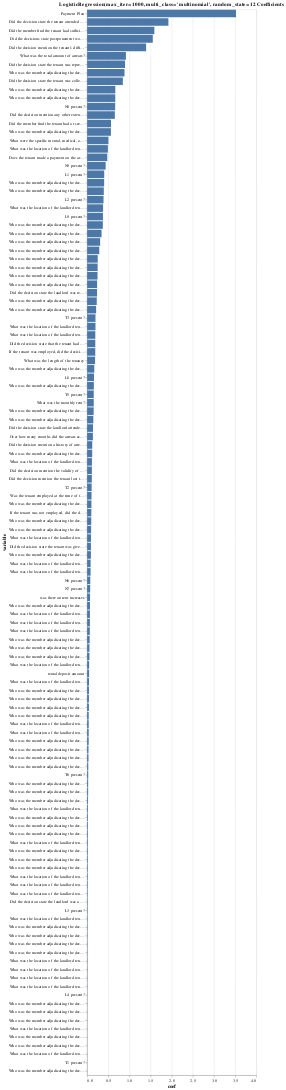

This figure's notebook cell:
### Code cell
alt.Chart(
    coefs,
    title=pipe_lr.named_steps['logisticregression'].__str__()[:-2] + " Coefficients",
).mark_bar().encode(y=alt.Y("variable", sort="-x"), x="coef")

### Figure 1 — Vega-Lite specification as saved in the notebook (floating-point values rounded to 4 significant figures)
{"config": {"view": {"continuousWidth": 400, "continuousHeight": 300}}, "data": {"name": "data-6815cef7fa11780106aa4530933baeb3"}, "mark": "bar", "encoding": {"x": {"field": "coef", "type": "quantitative"}, "y": {"field": "variable", "sort": "-x", "type": "nominal"}}, "title": "LogisticRegression(max_iter=1000, multi_class='multinomial', random_state=12 Coefficients", "$schema": "https://vega.github.io/schema/vega-lite/v4.17.0.json", "datasets": {"data-6815cef7fa11780106aa4530933baeb3": [{"variable": "Payment Plan", "coef": 3.52}, {"variable": "Did the decision state the tenant attended the hearing?", "coef": 1.921}, {"variable": "Did the member find the tenant had sufficient income to pay rent?", "coef": 1.589}, {"variable": "Did the decisions state postponement would result in the tenant accruing additional arrears?", "coef": 1.552}, {"variable": "Did the decision mention the tenant’s difficulty finding alternative housing for any reason e.g.physical limitations, reliance on social assistance, etc.?", "coef": 1.394}, {"variable": "What was the total amount of arrears?", "coef": 0.9169}, {"variable": "Did the decision state the tenant was represented?", "coef": 0.8959}, {"variable": "Who was the member adjudicating the decision?_Sonia Anwar-Ali", "coef": 0.8828}, {"variable": "Did the decision state the tenant was collecting a subsidy?", "coef": 0.8443}, {"variable": "Who was the member adjudicating the decision?_Jim McMaster", "coef": 0.6661}, {"variable": "Who was the member adjudicating the decision?_Nancy Henderson", "coef": 0.6651}, {"variable": "N8 present?", "coef": 0.6627}, {"variable": "Did the decision mention any other extenuating circumstances experienced by the tenant leading up to or during the period of the claim (e.g. hospitalization, death in the family, etc.)?", "coef": 0.6553}, {"variable": "Did the member find the tenant had or seemed to have the ability to pay rent, but chose not do so?", "coef": 0.5645}, {"variable": "Who was the member adjudicating the decision?_Nicola Mulima", "coef": 0.5624}, {"variable": "What were the specific mental, medical, or physical conditions of the tenant, if any?", "coef": 0.5025}, {"variable": "What was the location of the landlord tenant board?_London", "coef": 0.4907}, {"variable": "Does the tenant made a payment on the arrears after the eviction notice", "coef": 0.4759}, {"variable": "N5 present?", "coef": 0.4379}, {"variable": "L1 present?", "coef": 0.4034}, {"variable": "Who was the member adjudicating the decision?_Elana Rose", "coef": 0.4025}, {"variable": "Who was the member adjudicating the decision?_Laura Hartslief", "coef": 0.3944}, {"variable": "L2 present?", "coef": 0.3873}, {"variable": "What was the location of the landlord tenant board?_Whitby", "coef": 0.3766}, {"variable": "L9 present?", "coef": 0.3741}, {"variable": "Who was the member adjudicating the decision?_Ruth Carey", "coef": 0.3712}, {"variable": "Who was the member adjudicating the decision?_Sylvia Watson", "coef": 0.341}, {"variable": "Who was the member adjudicating the decision?_Ibi Olabode", "coef": 0.3076}, {"variable": "Who was the member adjudicating the decision?_Harry Cho", "coef": 0.2868}, {"variable": "Who was the member adjudicating the decision?_David Mungovan", "coef": 0.2504}, {"variable": "Who was the member adjudicating the decision?_Anna Solomon", "coef": 0.248}, {"variable": "Who was the member adjudicating the decision?_Shelby Whittick", "coef": 0.2454}, {"variable": "Who was the member adjudicating the decision?_Roderick Flynn", "coef": 0.2358}, {"variable": "Did the decision state the landlord was represented?", "coef": 0.2343}, {"variable": "Who was the member adjudicating the decision?_Carol McDermott", "coef": 0.2276}, {"variable": "Who was the member adjudicating the decision?_Gorbinder Randhawa", "coef": 0.2126}, {"variable": "T3 present?", "coef": 0.1977}, {"variable": "What was the location of the landlord tenant board?_Ottawa", "coef": 0.1975}, {"variable": "What was the location of the landlord tenant board?_Peterborough", "coef": 0.1932}, {"variable": "Did the decision state that the tenant had children living with them?", "coef": 0.1929}, {"variable": "If the tenant was employed, did the decision state any doubts about the stability of employment e.g. lack of guaranteed hours, contract work, etc.?", "coef": 0.1924}, {"variable": "What was the length of the tenancy", "coef": 0.1877}, {"variable": "Who was the member adjudicating the decision?_Avril Cardoso", "coef": 0.1692}, {"variable": "L8 present?", "coef": 0.1622}, {"variable": "Who was the member adjudicating the decision?_Renee Lang", "coef": 0.1588}, {"variable": "T5 present?", "coef": 0.1563}, {"variable": "What was the monthly rent?", "coef": 0.1563}, {"variable": "Who was the member adjudicating the decision?_David Lee", "coef": 0.1546}, {"variable": "Who was the member adjudicating the decision?_Roger Rodrigues", "coef": 0.1466}, {"variable": "Did the decision state the landlord attended the hearing?", "coef": 0.1392}, {"variable": "Over how many months did the arrears accumulate?", "coef": 0.1365}, {"variable": "Did the decision mention a history of arrears by the tenant separate from the arrears in the current claim (more than one period of arrears, recurrently coming in and out of arrears, arrears with previous landlord, etc.)?", "coef": 0.1205}, {"variable": "Who was the member adjudicating the decision?_Nathan Ferguson", "coef": 0.1197}, {"variable": "What was the location of the landlord tenant board?_Sudbury", "coef": 0.1138}, {"variable": "Did the decision mention the validity of an N4 eviction notice?", "coef": 0.1125}, {"variable": "Did the decision mention the tenant lost their job leading up to or during the period of the hearing?", "coef": 0.111}, {"variable": "T2 present?", "coef": 0.1067}, {"variable": "Was the tenant employed at the time of the hearing?", "coef": 0.1033}, {"variable": "Who was the member adjudicating the decision?_Gobinder Randhawa", "coef": 0.1014}, {"variable": "If the tenant was not employed, did the decision state the tenant was receiving any form of government assistance (e.g. OW, childcare benefits, ODSP, OSAP)?", "coef": 0.09933}, {"variable": "Who was the member adjudicating the decision?_Neil Kaufman", "coef": 0.09704}, {"variable": "Who was the member adjudicating the decision?_Debbie Mosaheb", "coef": 0.09401}, {"variable": "What was the location of the landlord tenant board?_Mississauga", "coef": 0.09165}, {"variable": "Did the decision state the tenant was given prior notice for the eviction?", "coef": 0.08991}, {"variable": "Who was the member adjudicating the decision?_Dale Whitmore", "coef": 0.08906}, {"variable": "What was the location of the landlord tenant board?_Belleville", "coef": 0.08195}, {"variable": "What was the location of the landlord tenant board?_Toronto", "coef": 0.08152}, {"variable": "N6 present?", "coef": 0.07443}, {"variable": "N7 present?", "coef": 0.07195}, {"variable": "was there an rent increases", "coef": 0.06883}, {"variable": "Who was the member adjudicating the decision?_Nancy Morris", "coef": 0.06669}, {"variable": "What was the location of the landlord tenant board?_Barrie", "coef": 0.0658}, {"variable": "What was the location of the landlord tenant board?_Cobourg", "coef": 0.06575}, {"variable": "What was the location of the landlord tenant board?_Whitby ", "coef": 0.06299}, {"variable": "Who was the member adjudicating the decision?_Jitewa Edu", "coef": 0.05886}, {"variable": "Who was the member adjudicating the decision?_Cristina De Leon-Culp", "coef": 0.05485}, {"variable": "Who was the member adjudicating the decision?_Karen Wallace", "coef": 0.05432}, {"variable": "What was the location of the landlord tenant board?_Hamilton", "coef": 0.04713}, {"variable": "rental deposit amount", "coef": 0.04622}, {"variable": "What was the location of the landlord tenant board?_Lindsay", "coef": 0.04425}, {"variable": "Who was the member adjudicating the decision?_Not listed", "coef": 0.04317}, {"variable": "Who was the member adjudicating the decision?_Tiisetso Russell", "coef": 0.04263}, {"variable": "Who was the member adjudicating the decision?_Michael Soo", "coef": 0.04262}, {"variable": "Who was the member adjudicating the decision?_Melanie Love", "coef": 0.03775}, {"variable": "What was the location of the landlord tenant board?_Orangeville", "coef": 0.0374}, {"variable": "What was the location of the landlord tenant board?_Peterborough ", "coef": 0.03722}, {"variable": "Who was the member adjudicating the decision?_Alex Brkic", "coef": 0.03695}, {"variable": "Who was the member adjudicating the decision?_Lisa Stevens", "coef": 0.03215}, {"variable": "Who was the member adjudicating the decision?_Lousie Horton", "coef": 0.03195}, {"variable": "Who was the member adjudicating the decision?_John Nolan", "coef": 0.02686}, {"variable": "T6 present?", "coef": 0.02626}, {"variable": "Who was the member adjudicating the decision?_Kevin Lundy", "coef": 0.02448}, {"variable": "Who was the member adjudicating the decision?_Sylvie Charron", "coef": 0.02375}, {"variable": "Who was the member adjudicating the decision?_Jean-Paul Pilon", "coef": 0.0217}, {"variable": "What was the location of the landlord tenant board?_Not stated, hearing in Windsor", "coef": 0.01888}, {"variable": "Who was the member adjudicating the decision?_William Burke", "coef": 0.01766}, {"variable": "Who was the member adjudicating the decision?_Lynn Mitchell", "coef": 0.01754}, {"variable": "Who was the member adjudicating the decision?_Philippe Rabot", "coef": 0.01709}, {"variable": "What was the location of the landlord tenant board?_Newmarket", "coef": 0.01622}, {"variable": "Who was the member adjudicating the decision?_Roger Rodrigues, David Lee", "coef": 0.01542}, {"variable": "Who was the member adjudicating the decision?_Louise Horton", "coef": 0.01537}, {"variable": "Who was the member adjudicating the decision?_Lorraine Mathers", "coef": 0.01424}, {"variable": "What was the location of the landlord tenant board?_Brantford", "coef": 0.01349}, {"variable": "What was the location of the landlord tenant board?_Waterloo", "coef": 0.01323}, {"variable": "What was the location of the landlord tenant board?_Windsor", "coef": 0.01043}, {"variable": "Did the decision state the landlord was a not-for-profit landlord (e.g. Toronto Community Housing)?", "coef": 0.01022}, {"variable": "L3 present?", "coef": 0.01004}, {"variable": "What was the location of the landlord tenant board?_by telephone", "coef": 0.009819}, {"variable": "Who was the member adjudicating the decision?_Lisa Del Vecchio", "coef": 0.009091}, {"variable": "Who was the member adjudicating the decision?_Sean Henry", "coef": 0.007796}, {"variable": "Who was the member adjudicating the decision?_Egya Sangmuah", "coef": 0.007361}, {"variable": "Who was the member adjudicating the decision?_Margaret Reynolds", "coef": 0.006566}, {"variable": "What was the location of the landlord tenant board?_Stratford", "coef": 0.006554}, {"variable": "What was the location of the landlord tenant board?_Not stated", "coef": 0.006345}, {"variable": "What was the location of the landlord tenant board?_Burlington", "coef": 0.006138}, {"variable": "What was the location of the landlord tenant board?_Review completed without hearing ", "coef": 0.003485}, {"variable": "L4 present?", "coef": 0.002238}, {"variable": "Who was the member adjudicating the decision?_Solange Losier", "coef": 0.002181}, {"variable": "Who was the member adjudicating the decision?_Sandra Macchione", "coef": 0.001922}, {"variable": "Who was the member adjudicating the decision?_Troy Rossignol", "coef": 0.001719}, {"variable": "What was the location of the landlord tenant board?_Thunder Bay", "coef": 0.001186}, {"variable": "Who was the member adjudicating the decision?_Petar Guzina", "coef": 0.001051}, {"variable": "Who was the member adjudicating the decision?_Thomas F. Fagan", "coef": 0.0004853}, {"variable": "What was the location of the landlord tenant board?_Woodstock", "coef": 0.000469}, {"variable": "T1 present?", "coef": 0.0003649}, {"variable": "Who was the member adjudicating the decision?_Émilie Moniz", "coef": 0.00031}]}}
